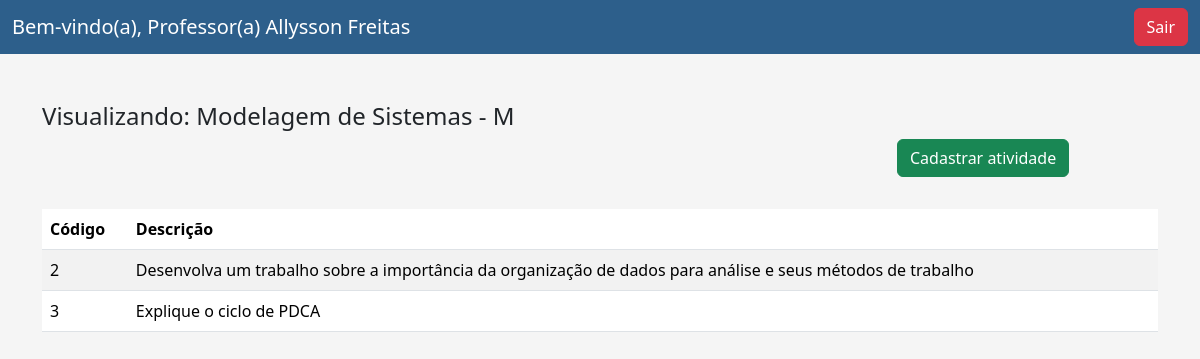
/sistema/listar_atividades.php?turma_id=4 (signed in), run on the app's committed database.
### tables this page shows
CREATE TABLE `professores` (
  `codigo` int(11) NOT NULL,
  `nome` varchar(100) NOT NULL,
  `email` varchar(100) NOT NULL,
  `senha` varchar(100) NOT NULL
);

CREATE TABLE `turmas` (
  `codigo` int(11) NOT NULL,
  `nome` varchar(100) NOT NULL,
  `professor_codigo` int(11) DEFAULT NULL
);

CREATE TABLE `atividades` (
  `codigo` int(11) NOT NULL,
  `descricao` text NOT NULL,
  `turma_codigo` int(11) DEFAULT NULL
);

### sistema/listar_atividades.php (the view, shortened to what this page needs)
<?php
include 'config.php';
$turma_id = $_GET['turma_id'];
$professor_id = $_SESSION['professor_id'];
$sql_turma = "SELECT nome FROM turmas WHERE codigo='$turma_id'";
$result_turma = $conn->query($sql_turma);
$turma_nome = $result_turma->fetch_assoc()['nome'];
$sql_professor = "SELECT nome FROM professores WHERE codigo='$professor_id'";
$result_professor = $conn->query($sql_professor);
$professor_nome = $result_professor->fetch_assoc()['nome'];
$sql = "SELECT * FROM atividades WHERE turma_codigo='$turma_id'";
$result = $conn->query($sql);
?>
<!DOCTYPE html>
<html>
<head>
    <link href="css/bootstrap.css" rel="stylesheet">
</head>
<body style="background-color: whitesmoke">
    <nav class="navbar navbar-custom">
        <div class="container-fluid">
            <a href="listar_turmas.php" style="text-decoration:none"><span class="navbar-brand mb-0 h1 text-white">Bem-vindo(a), Professor(a) <?php echo $professor_nome; ?></span></a>
            <a href="logout.php" onclick="return confirm('Deseja deslogar do sistema?')" class="btn btn-danger">Sair</a>
        </div>
    </nav>
    <div class="container mt-5">
        <h4>Visualizando: <?php echo $turma_nome; ?></h4>
        <div class="row justify-content-end">
            <div class="col-3">
            <a href="cadastrar_atividade.php?turma_id=<?php echo $turma_id; ?>" class="btn btn-success mb-2">Cadastrar atividade</a>
            </div>
        </div>
        <br>
        <table class="table table-striped">
            <thead>
                <tr>
                    <th>Código</th>
                    <th>Descrição</th>
                </tr>
            </thead>
            <tbody>
                <?php
                if ($result->num_rows > 0) {
                    while($row = $result->fetch_assoc()) {
                        echo "<tr>";
                        echo "<td>".$row['codigo']."</td>";
                        echo "<td>".$row['descricao']."</td>";
                        echo "</tr>";
                    }
                } else {
                    echo "<tr><td colspan='2'>Nenhuma atividade cadastrada</td></tr>";
                }
                ?>
            </tbody>
        </table>
    </div>
</body>
</html>

### sistema/listar_atividades.php (style rules this page uses)
.navbar-custom { background-color: #2D5F8B; }

### data on the page
professores: nome "Allysson Freitas"
turmas: nome "Modelagem de Sistemas - M"
atividades: codigo "2", descricao "Desenvolva um trabalho sobre a importância da organização de dados para análise e seus métodos de trabalho"
atividades: codigo "3", descricao "Explique o ciclo de PDCA"
